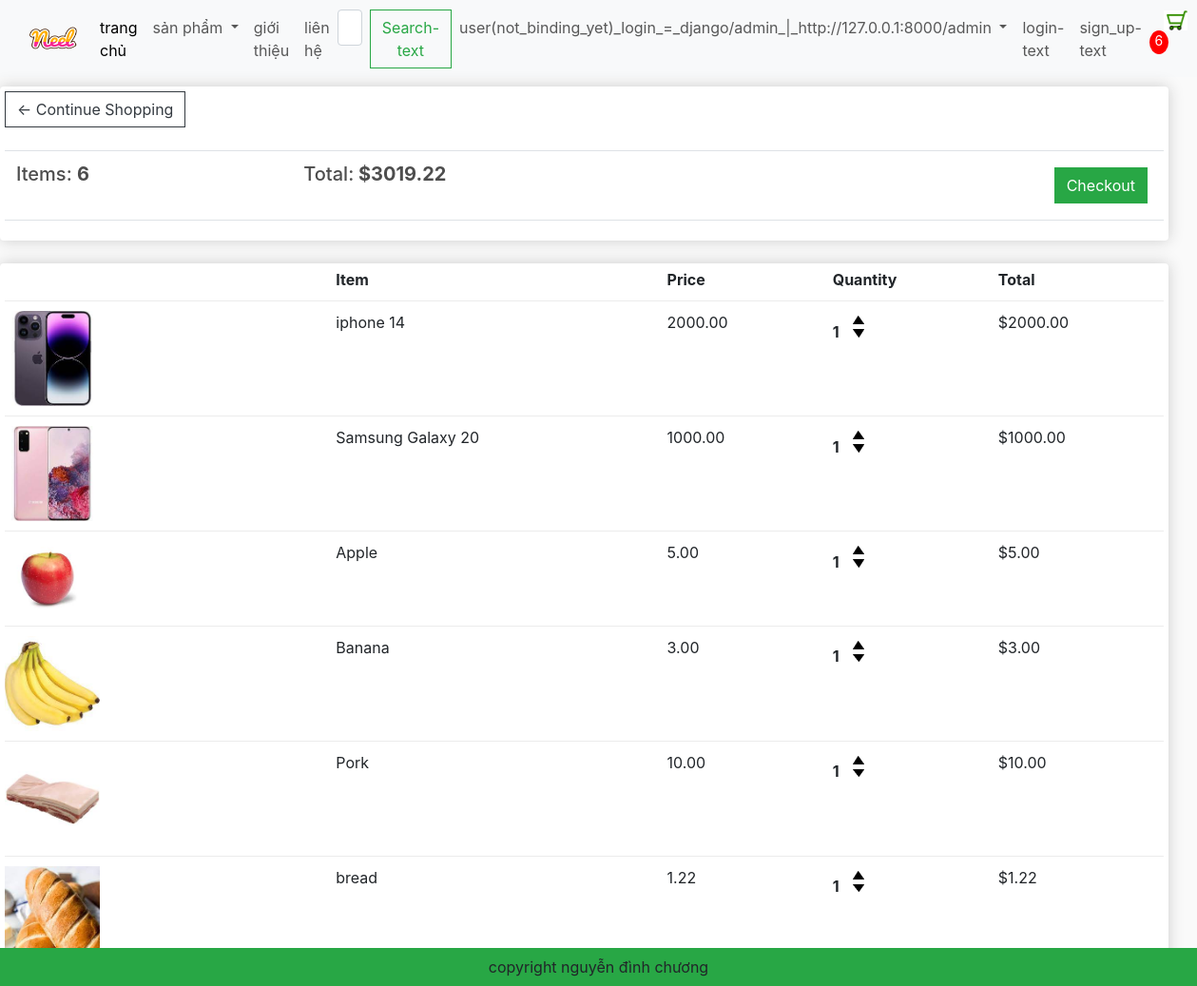
The app's page /cart/ (signed in) with its own data.
### app/models.py (models this page shows, shortened)
class Order(models.Model): # đặt hàng
    customer = models.ForeignKey(Customer,on_delete=models.SET_NULL,blank=True,null=True)
    date_order = models.DateTimeField(auto_now_add=True)
    complete = models.BooleanField(default=False,null=True,blank=False)
    transaction_id = models.CharField(max_length=200,null=True)
    @property # item count
    def get_cart_items_total_count(self):
        orderitems = self.orderitem_set.all()
        total_item_count = sum([item.quantity for item in orderitems])
        return total_item_count
    @property
    def get_cart_total_prices_count(self): # price count
        orderitems = self.orderitem_set.all()
        total_price = sum([item.get_total_quantity_price_per_items for item in orderitems])
        return total_price

class OrderItem(models.Model): # list item đặt hàng của 1 khách hàng mua nhiều lân
    product = models.ForeignKey(Product,on_delete=models.SET_NULL,blank=True,null=True)
    order = models.ForeignKey(Order,on_delete=models.SET_NULL,blank=True,null=True)
    quantity = models.IntegerField(default=0,null=True,blank=True )
    date_added = models.DateTimeField(auto_now_add=True)
    @property
    def get_total_quantity_price_per_items(self):
        total_price_per_items = self.product.price * self.quantity
        return total_price_per_items

class Product(models.Model): #sản phẩmm
    name = models.CharField(max_length=200,null=True)
    price = models.FloatField()
    digital = models.BooleanField(default=False,null=True,blank=False)
    image = models.ImageField(null=True,blank=True)
    @property
    def ImageURL(self):
        try: #nếu có
            url = self.image.url
        except:
            url = ''
        return url

### app/views.py (the view)
# urls.py: path('cart/', views.cart, name="cart"),
def cart(request): #yêu cầu trỏ về file templates/app/cart.html
    if request.user.is_authenticated:
        customer = request.user.customer
        order, created = Order.objects.get_or_create(customer =customer,complete =False)
        items = order.orderitem_set.all()
        cartItems = order.get_cart_items_total_count
    else:
        items=[]
        order={'get_cart_items_total_count':0 ,'get_cart_total_prices_count':0}
        cartItems = order['get_cart_items_total_count']
    context={'items':items,'order':order,'cartItems':cartItems}
    return render(request,'app/cart.html',context)

### app/templates/app/cart.html
{% extends 'app/base.html' %}
{% load static %}
{% block cart_content %}
<div class="row" style="width:100%">
	<div class="col-lg-12">
		<div class="box-element">
			<a  class="btn btn-outline-dark" href="{% url 'home' %}">&#x2190; Continue Shopping</a>
			<br>
			<br>
			<table class="table">
				<tr>
					<th><h5>Items: <strong>{{order.get_cart_items_total_count}}</strong></h5></th>
					<th><h5>Total:<strong> ${{order.get_cart_total_prices_count| floatformat:2}}</strong></h5></th>
					<th>
						<a  style="float:right; margin:5px;" class="btn btn-success" href="{% url 'checkout' %}">Checkout</a>
					</th>
				</tr>
			</table>
		</div>
		<br>
		<div class="box-element">
			<div class="cart-row">
				<div style="flex:2"></div>
				<div style="flex:2"><strong>Item</strong></div>
				<div style="flex:1"><strong>Price</strong></div>
				<div style="flex:1"><strong>Quantity</strong></div>
				<div style="flex:1"><strong>Total</strong></div>
			</div>
			{% for item in items %}
			<div class="cart-row">
				<div style="flex:2"><img class="row-image" src="{{item.product.ImageURL}}"></div>
				<div style="flex:2"><p>{{item.product.name}}</p></div>
				<div style="flex:1"><p>{{item.product.price| floatformat:2}}</p></div>
				<div style="flex:1">
					<p class="quantity">{{item.quantity}}</p>
					<div class="quantity">
						<img data-product={{item.product.id}} data-action = "add" class="chg-quantity update-cart" src="{% static  'app/images/cart/arrow-up.png' %}">
						<img data-product={{item.product.id}} data-action = "remove" class="chg-quantity update-cart" src="{% static  'app/images/cart/arrow-down.png' %}">
					</div>
				</div>
				<div style="flex:1"><p>${{item.get_total_quantity_price_per_items| floatformat:2}}</p></div>
			</div>
			{% endfor %}
		</div>
	</div>
</div>
{% endblock cart_content %}

### app/static/app/css/main.css (style rules this page uses)
body { background-color: hsl(0, 0%, 98%); }
h1,h2,h3,h4,h5,h6 { color:hsl(0, 0%, 30%); }
.box-element { box-shadow:hsl(0, 0%, 80%) 0 0 16px; background-color: #fff; border-radius: 4px; padding: 5px; }
.col-lg-3, .col-lg-4, .col-lg-6, .col-lg-8, .col-lg-12 { margin-top: 10px; }
.btn { border-radius: 0; }
.row-image { width: 100px; }
.cart-row { display: flex; align-items: flex-stretch; padding-bottom: 10px; margin-bottom: 10px; border-bottom: 1px solid #ececec; }
.quantity { display: inline-block; font-weight: 700; padding-right:10px; }
.chg-quantity { width: 12px; cursor: pointer; display: block; margin-top: 5px; transition:.1s; }

### records on screen
Order: get_cart_items_total_count "6", get_cart_total_prices_count "3019.22"
OrderItem: product.ImageURL (picture), product.name "iphone 14", product.price "2000.00", quantity "1", get_total_quantity_price_per_items "2000.00"
OrderItem: product.ImageURL (picture), product.name "Samsung Galaxy 20", product.price "1000.00", quantity "1", get_total_quantity_price_per_items "1000.00"
OrderItem: product.ImageURL (picture), product.name "Apple", product.price "5.00", quantity "1", get_total_quantity_price_per_items "5.00"
OrderItem: product.ImageURL (picture), product.name "Banana", product.price "3.00", quantity "1", get_total_quantity_price_per_items "3.00"
OrderItem: product.ImageURL (picture), product.name "Pork", product.price "10.00", quantity "1", get_total_quantity_price_per_items "10.00"
OrderItem: product.ImageURL (picture), product.name "bread", product.price "1.22", quantity "1", get_total_quantity_price_per_items "1.22"

### other values on screen
{{ cartItems }} "6"
